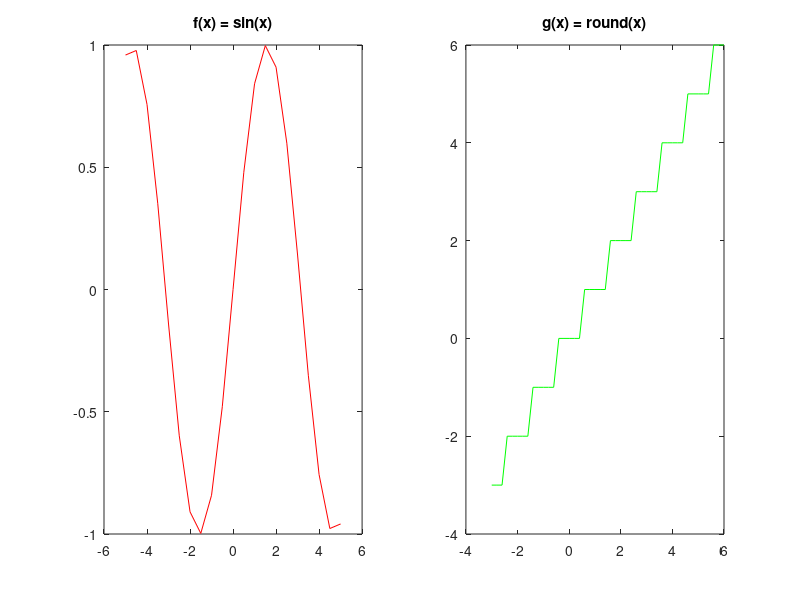
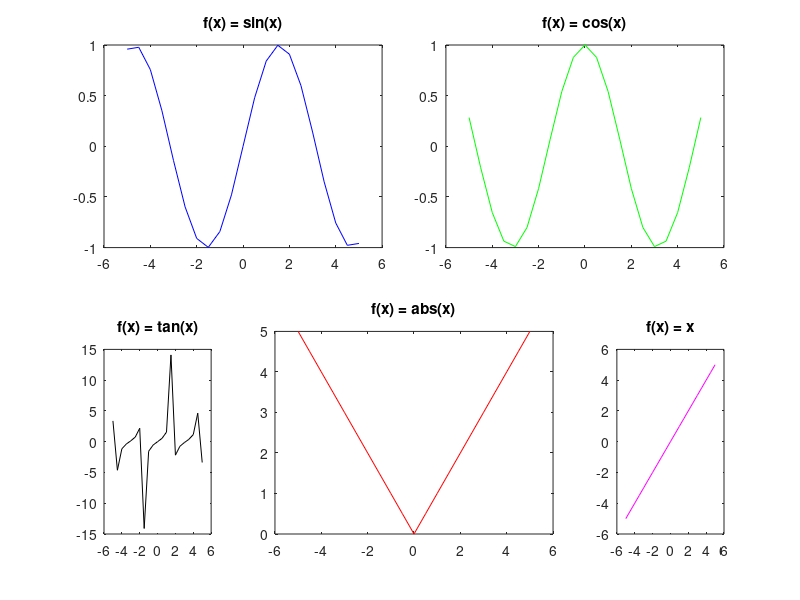
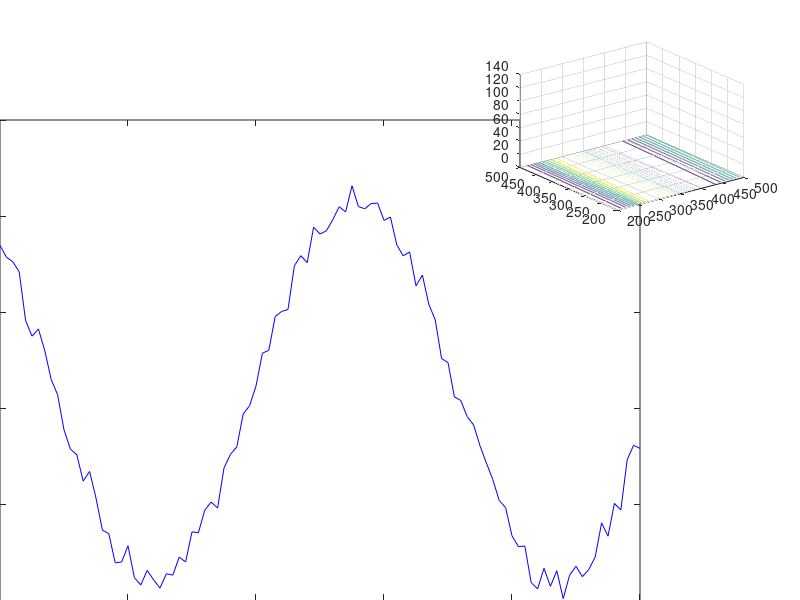

MATLAB code for these plots, in order:
clc
close all
clear all

f = @(x) 8*sin(x)-2*x;
g = @(x) abs(8*sin(x)-2*x);

x1 = linspace(0, 10, 100);
x2 = linspace(0, 10, 20);

% f(x1)
% g(x2)

%figure
%plot(x1, f(x1), 'r', x2, g(x2), 'g.')
%title('Two functions')
%legend('f(x)', 'g(x)')
%xlabel('')
%ylabel('')

f = @(x) sin(x);
g = @(x) round(x);

x1 = -5 : 0.5 : 5;
x2 = -3 : 0.2 : 6;

figure
subplot(1, 2, 1)
plot(x1, f(x1), 'r')
title('f(x) = sin(x)')
subplot(1, 2, 2)
plot(x2, g(x2), 'g')
title('g(x) = round(x)')



clc
close all
clear all

x1 = -5 : 0.5 : 5;

figure

subplot(2, 4, [1 2])
f = @(x) sin(x);
plot(x1, f(x1), 'b')
title('f(x) = sin(x)')

subplot(2, 4, [3 4])
f = @(x) cos(x);
plot(x1, f(x1), 'g')
title('f(x) = cos(x)')

subplot(2, 4, 5)
f = @(x) tan(x);
plot(x1, f(x1), 'k')
title('f(x) = tan(x)')

subplot(2, 4, [6 7])
f = @(x) abs(x);
plot(x1, f(x1), 'r')
title('f(x) = abs(x)')

subplot(2, 4, 8)
f = @(x) x;
plot(x1, f(x1), 'm')
title('f(x) = x')

clc
close all
clear all

f = @(x) sin(x) + 0.2 * rand(size(x));

x1 = -4 : 0.1 : 6;
x2 = 2 : 0.01 : 4;

figure
axes('Position', [0 0 0.8 0.8], 'Box', 'off')
plot(x1, f(x1), 'b')
axes("Position", [0.65 0.65 0.28 0.28], 'Box', 'on')
plot(x2, f(x2), 'b')

clc
close all
clear all

[X,Y] = meshgrid(-10:0.5:10,-5:0.5:5);
Z = X.^2 + Y.*Y;

mesh(X,Y,Z)
hold on
plot3(0, 0, 0, 'Marker', '.', 'MarkerSize', 20, 'Color', 'k')

clc
close all
clear all

[X,Y] = meshgrid(200 : 500);
Z = 418.9829 * 2 - X * sin(sqrt(abs(X))) - Y * sin(sqrt(Y));
contour(X, Y, Z)

